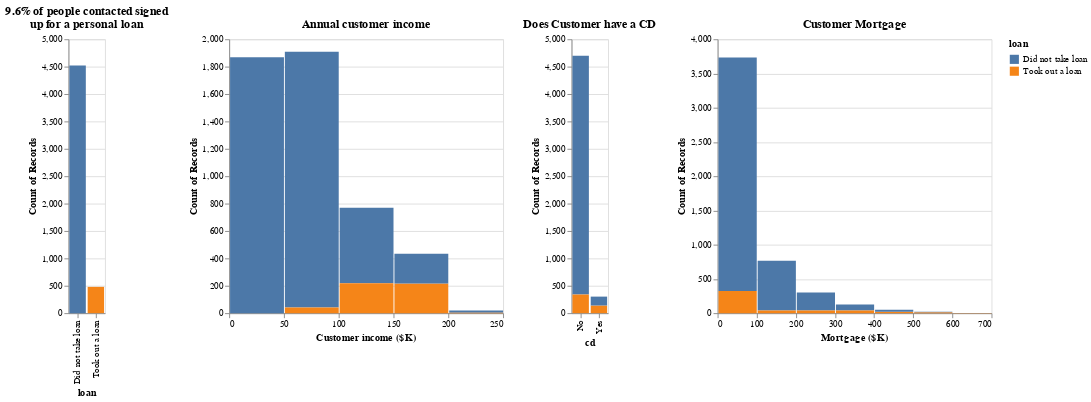

Here is the notebook cell this chart was saved with:
### Code cell
# Create a temporary dataframe to present data better
def loan(personal):
    if personal == 0:
        return 'Did not take loan'
    else:
        return "Took out a loan"
temp = df.with_columns(pl.col('personal loan').apply(lambda x: loan(x)).alias('loan'))

def cdAccount(cd):
    if cd == 0:
        return 'No'
    else:
        return "Yes"
temp = temp.with_columns(pl.col('cd account').apply(lambda x: cdAccount(x)).alias('cd'))

# Look at the breakdown of data
# loans: 4520 vs 480 out of 5000
title = ["9.6% of people contacted signed", "up for a personal loan"]
signup = alt.Chart(temp.to_pandas(), title = title).mark_bar().encode(
    x = 'loan:N',
    y = 'count()',
    color = 'loan:N',
    tooltip = 'count()'
)

title = "Annual customer income"
income = alt.Chart(temp.to_pandas(), title = title).mark_bar().encode(
    x = alt.X('income', title = 'Customer income ($K)', bin = True),
    y = 'count()',
    color = 'loan:N',
    tooltip = 'count()'
)
title = "Does Customer have a CD"
cd = alt.Chart(temp.to_pandas(), title = title).mark_bar().encode(
    x = 'cd:N',
    y = 'count()',
    color = 'loan'
)

title = "Customer Mortgage"
mort = alt.Chart(temp.to_pandas(), title = title).mark_bar().encode(
    x = alt.X('mortgage', title = "Mortgage ($K)", bin = True),
    y = 'count()',
    color = 'loan'
)

signup | income | cd | mort

### Figure 1 — Vega-Lite specification as saved in the notebook (floating-point values rounded to 4 significant figures; data arrays with more than 128 entries replaced by an {"elided": "..."} marker saying what was removed)
{"config": {"view": {"continuousWidth": 300, "continuousHeight": 300}}, "hconcat": [{"data": {"name": "data-ddd43eeb1fd5ecc3cf9af7452cbc1e7d"}, "mark": {"type": "bar"}, "encoding": {"color": {"field": "loan", "type": "nominal"}, "tooltip": {"aggregate": "count", "type": "quantitative"}, "x": {"field": "loan", "type": "nominal"}, "y": {"aggregate": "count", "type": "quantitative"}}, "title": ["9.6% of people contacted signed", "up for a personal loan"]}, {"data": {"name": "data-ddd43eeb1fd5ecc3cf9af7452cbc1e7d"}, "mark": {"type": "bar"}, "encoding": {"color": {"field": "loan", "type": "nominal"}, "tooltip": {"aggregate": "count", "type": "quantitative"}, "x": {"bin": true, "field": "income", "title": "Customer income ($K)", "type": "quantitative"}, "y": {"aggregate": "count", "type": "quantitative"}}, "title": "Annual customer income"}, {"data": {"name": "data-ddd43eeb1fd5ecc3cf9af7452cbc1e7d"}, "mark": {"type": "bar"}, "encoding": {"color": {"field": "loan", "type": "nominal"}, "x": {"field": "cd", "type": "nominal"}, "y": {"aggregate": "count", "type": "quantitative"}}, "title": "Does Customer have a CD"}, {"data": {"name": "data-ddd43eeb1fd5ecc3cf9af7452cbc1e7d"}, "mark": {"type": "bar"}, "encoding": {"color": {"field": "loan", "type": "nominal"}, "x": {"bin": true, "field": "mortgage", "title": "Mortgage ($K)", "type": "quantitative"}, "y": {"aggregate": "count", "type": "quantitative"}}, "title": "Customer Mortgage"}], "$schema": "https://vega.github.io/schema/vega-lite/v5.8.0.json", "datasets": {"data-ddd43eeb1fd5ecc3cf9af7452cbc1e7d": {"elided": "5000 records"}}}
